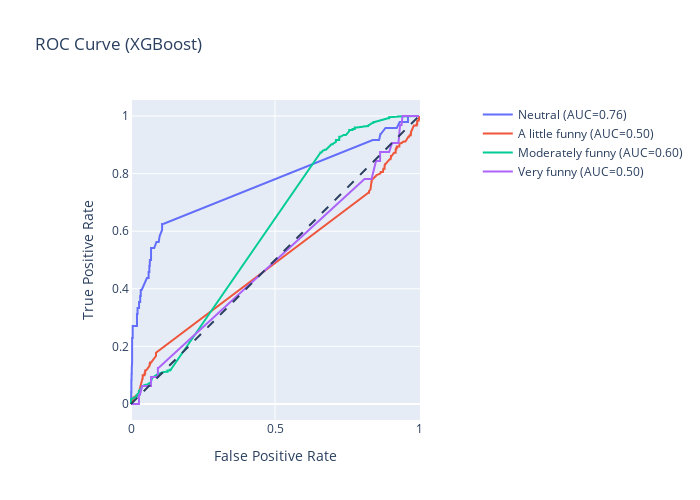

The cell this chart's notebook holds for it:
### Code cell
xgb_y_scores = xgb_clf.predict_proba(X_test_trans1)

# One hot encode the labels in order to plot them
xgb_y_onehot = pd.get_dummies(y_test, columns = xgb_clf.classes_)

# Create an empty figure, and iteratively add new lines
# every time we compute a new class
xgb_roc_fig = go.Figure()
xgb_roc_fig.add_shape(
    type = 'line', line = dict(dash='dash'),
    x0 = 0, x1 = 1, y0 = 0, y1 = 1
)

for i in range(xgb_y_scores.shape[1]):
    y_true = xgb_y_onehot.iloc[:, i]
    y_score = xgb_y_scores[:, i]

    fpr, tpr, _ = roc_curve(y_true, y_score)
    auc_score = roc_auc_score(y_true, y_score)

    name = f"{class_names[i]} (AUC={auc_score:.2f})"
    xgb_roc_fig.add_trace(go.Scatter(x = fpr, y = tpr, name = name, mode = 'lines'))

xgb_roc_fig.update_layout(
    title = 'ROC Curve (XGBoost)',
    xaxis_title = 'False Positive Rate',
    yaxis_title = 'True Positive Rate',
    yaxis = dict(scaleanchor = "x", scaleratio = 1),
    xaxis = dict(constrain = 'domain'),
    width = 700, height = 500
)
xgb_roc_fig.show()
